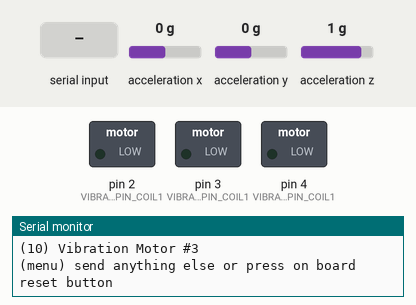
A sketch run on a simulated Arduino Mega 2560, built with avr-gcc and run on an emulated ATmega2560. Parts: switched loads named in the sketch (green lamp = pin HIGH), the last lines printed to the serial monitor. Wiring (inferred from the names in the program): ADXL345 accelerometer at I2C address 0x53. Dashed ring = blinking. Inputs (shaded band) come from the test bench; at power-on: acceleration x 0 g, acceleration y 0 g, acceleration z 1 g. Storage starts empty.

Above: at 0.8 s.
0.9 s: "8" received over Serial
At 1.2 s:
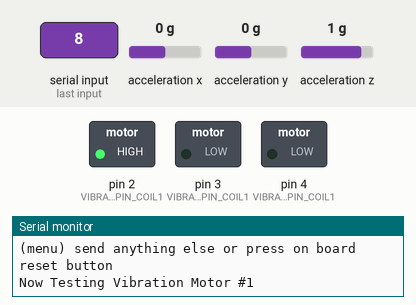
Timing chart, 0 to 9.9 s (numbered marks = the images above; inputs shaded):
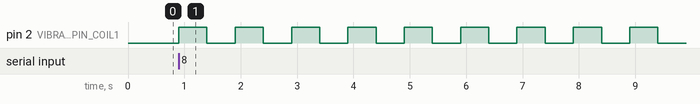

The sketch:

Firmware.ino
```cpp
// Include Libraries
#include "Arduino.h"
#include "ADXL345.h"
#include "I2Cdev.h"
#include "NewPing.h"
#include "SD.h"
#include "Switchable.h"
#include "VibrationMotor.h"


// Pin Definitions
#define HCSR04_1_PIN_TRIG	6
#define HCSR04_1_PIN_ECHO	5
#define HCSR04_2_PIN_TRIG	8
#define HCSR04_2_PIN_ECHO	7
#define HCSR04_3_PIN_TRIG	10
#define HCSR04_3_PIN_ECHO	9
#define SDFILE_PIN_CS	53
#define SURFACETRANSDUCER1_1_PIN_POS	11
#define SURFACETRANSDUCER2_2_PIN_POS	12
#define VIBRATIONMOTOR1_1_PIN_COIL1	2
#define VIBRATIONMOTOR2_2_PIN_COIL1	3
#define VIBRATIONMOTOR3_3_PIN_COIL1	4


// Global variables and defines
int16_t adxlAx, adxlAy, adxlAz;
// object initialization
ADXL345 adxl;
NewPing hcsr04_1(HCSR04_1_PIN_TRIG,HCSR04_1_PIN_ECHO);
NewPing hcsr04_2(HCSR04_2_PIN_TRIG,HCSR04_2_PIN_ECHO);
NewPing hcsr04_3(HCSR04_3_PIN_TRIG,HCSR04_3_PIN_ECHO);
File sdFile;
VibrationMotor vibrationMotor1_1(VIBRATIONMOTOR1_1_PIN_COIL1);
VibrationMotor vibrationMotor2_2(VIBRATIONMOTOR2_2_PIN_COIL1);
VibrationMotor vibrationMotor3_3(VIBRATIONMOTOR3_3_PIN_COIL1);


// define vars for testing menu
const int timeout = 10000;       //define timeout of 10 sec
char menuOption = 0;
long time0;

// Setup the essentials for your circuit to work. It runs first every time your circuit is powered with electricity.
void setup()
{
    // Setup Serial which is useful for debugging
    // Use the Serial Monitor to view printed messages
    Serial.begin(9600);
    while (!Serial) ; // wait for serial port to connect. Needed for native USB
    Serial.println("start");

    adxl.init();
    // Set SPI SS pin to output otherwise the SD library functions will not work.
    // The SD is set to use SPI SS Arduino pin 10 as chip select(CS) by default.
    // To change the pin use SD.begin(SD_CS_PIN)
    pinMode(SDFILE_PIN_CS, OUTPUT);
    // Check if the card is present and can be initialized
    if (!SD.begin()) {
    Serial.println(F("Card failed, or not present"));
    while(1);
    }
    Serial.println(F("card initialized."));
    menuOption = menu();

}

// Main logic of your circuit. It defines the interaction between the components you selected. After setup, it runs over and over again, in an eternal loop.
void loop()
{


    if(menuOption == '1') {
    // SparkFun ADXL345 - Triple Axis Accelerometer Breakout - Test Code
    // read raw accel measurements from device
    adxl.getAcceleration(&adxlAx, &adxlAy, &adxlAz);
    // display tab-separated accel x/y/z values
    Serial.print(F("ADXL345 accel-\t"));
    Serial.print(adxlAx); Serial.print(F("\t"));
    Serial.print(adxlAy); Serial.print(F("\t"));
    Serial.println(adxlAz);

    }
    else if(menuOption == '2') {
    // Ultrasonic Sensor - HC-SR04 #1 - Test Code
    // Read distance measurment from UltraSonic sensor
    int hcsr04_1Dist = hcsr04_1.ping_cm();
    delay(10);
    Serial.print(F("Distance: ")); Serial.print(hcsr04_1Dist); Serial.println(F("[cm]"));

    }
    else if(menuOption == '3') {
    // Ultrasonic Sensor - HC-SR04 #2 - Test Code
    // Read distance measurment from UltraSonic sensor
    int hcsr04_2Dist = hcsr04_2.ping_cm();
    delay(10);
    Serial.print(F("Distance: ")); Serial.print(hcsr04_2Dist); Serial.println(F("[cm]"));

    }
    else if(menuOption == '4') {
    // Ultrasonic Sensor - HC-SR04 #3 - Test Code
    // Read distance measurment from UltraSonic sensor
    int hcsr04_3Dist = hcsr04_3.ping_cm();
    delay(10);
    Serial.print(F("Distance: ")); Serial.print(hcsr04_3Dist); Serial.println(F("[cm]"));

    }
    else if(menuOption == '5') {
    // Micro SD module - Test Code
    // The SD example code creates a datalog.txt file for logging sensor data
    // open the file. note that only one file can be open at a time,
    // so you have to close this one before opening another.
    sdFile = SD.open("datalog.txt", FILE_WRITE);
    // if the file exists in SD card, write sensor data
    if (sdFile) {
    //Write to file
    sdFile.println("ENTER SENSOR DATA HERE");
    // close the file
    sdFile.close();
    // Uncomment to print to the serial port
    //Serial.println("ENTER SENSOR DATA HERE");
    }
    else {
    // if the file didn't open, print an error
    Serial.println(F("error opening file."));
    }
    }
    else if(menuOption == '6')
    {
    // Disclaimer: The Surface Transducer - Small #1 is in testing and/or doesn't have code, therefore it may be buggy. Please be kind and report any bugs you may find.
    }
    else if(menuOption == '7')
    {
    // Disclaimer: The Surface Transducer - Small #2 is in testing and/or doesn't have code, therefore it may be buggy. Please be kind and report any bugs you may find.
    }
    else if(menuOption == '8') {
    // Vibration Motor #1 - Test Code
    // The vibration motor will turn on and off for 500ms (0.5 sec)
    vibrationMotor1_1.on();     // 1. turns on
    delay(500);           // 2. waits 500ms (0.5 sec). change the value in the brackets (500) for a longer or shorter delay in milliseconds.
    vibrationMotor1_1.off();    // 3. turns off
    delay(500);           // 4. waits 500ms (0.5 sec). change the value in the brackets (500) for a longer or shorter delay in milliseconds.
    }
    else if(menuOption == '9') {
    // Vibration Motor #2 - Test Code
    // The vibration motor will turn on and off for 500ms (0.5 sec)
    vibrationMotor2_2.on();     // 1. turns on
    delay(500);           // 2. waits 500ms (0.5 sec). change the value in the brackets (500) for a longer or shorter delay in milliseconds.
    vibrationMotor2_2.off();    // 3. turns off
    delay(500);           // 4. waits 500ms (0.5 sec). change the value in the brackets (500) for a longer or shorter delay in milliseconds.
    }
    else if(menuOption == '10') {
    // Vibration Motor #3 - Test Code
    // The vibration motor will turn on and off for 500ms (0.5 sec)
    vibrationMotor3_3.on();     // 1. turns on
    delay(500);           // 2. waits 500ms (0.5 sec). change the value in the brackets (500) for a longer or shorter delay in milliseconds.
    vibrationMotor3_3.off();    // 3. turns off
    delay(500);           // 4. waits 500ms (0.5 sec). change the value in the brackets (500) for a longer or shorter delay in milliseconds.
    }

    if (millis() - time0 > timeout)
    {
        menuOption = menu();
    }

}


// Menu function for selecting the components to be tested
// Follow serial monitor for instrcutions
char menu()
{

    Serial.println(F("\nWhich component would you like to test?"));
    Serial.println(F("(1) SparkFun ADXL345 - Triple Axis Accelerometer Breakout"));
    Serial.println(F("(2) Ultrasonic Sensor - HC-SR04 #1"));
    Serial.println(F("(3) Ultrasonic Sensor - HC-SR04 #2"));
    Serial.println(F("(4) Ultrasonic Sensor - HC-SR04 #3"));
    Serial.println(F("(5) Micro SD module"));
    Serial.println(F("(6) Surface Transducer - Small #1"));
    Serial.println(F("(7) Surface Transducer - Small #2"));
    Serial.println(F("(8) Vibration Motor #1"));
    Serial.println(F("(9) Vibration Motor #2"));
    Serial.println(F("(10) Vibration Motor #3"));
    Serial.println(F("(menu) send anything else or press on board reset button\n"));
    while (!Serial.available());

    // Read data from serial monitor if received
    while (Serial.available())
    {
        char c = Serial.read();
        if (isAlphaNumeric(c))
        {

            if(c == '1')
    			Serial.println(F("Now Testing SparkFun ADXL345 - Triple Axis Accelerometer Breakout"));
    		else if(c == '2')
    			Serial.println(F("Now Testing Ultrasonic Sensor - HC-SR04 #1"));
    		else if(c == '3')
    			Serial.println(F("Now Testing Ultrasonic Sensor - HC-SR04 #2"));
    		else if(c == '4')
    			Serial.println(F("Now Testing Ultrasonic Sensor - HC-SR04 #3"));
    		else if(c == '5')
    			Serial.println(F("Now Testing Micro SD module"));
    		else if(c == '6')
    			Serial.println(F("Now Testing Surface Transducer - Small #1 - note that this component doesn't have a test code"));
    		else if(c == '7')
    			Serial.println(F("Now Testing Surface Transducer - Small #2 - note that this component doesn't have a test code"));
    		else if(c == '8')
    			Serial.println(F("Now Testing Vibration Motor #1"));
    		else if(c == '9')
    			Serial.println(F("Now Testing Vibration Motor #2"));
    		else if(c == '10')
    			Serial.println(F("Now Testing Vibration Motor #3"));
            else
            {
                Serial.println(F("illegal input!"));
                return 0;
            }
            time0 = millis();
            return c;
        }
    }
}

/*******************************************************

*    Circuito.io is an automatic generator of schematics and code for off
*    the shelf hardware combinations.

*    Copyright (C) 2016 Roboplan Technologies Ltd.

*    This program is free software: you can redistribute it and/or modify
*    it under the terms of the GNU General Public License as published by
*    the Free Software Foundation, either version 3 of the License, or
*    (at your option) any later version.

*    This program is distributed in the hope that it will be useful,
*    but WITHOUT ANY WARRANTY; without even the implied warranty of
*    MERCHANTABILITY or FITNESS FOR A PARTICULAR PURPOSE.  See the
*    GNU General Public License for more details.

*    You should have received a copy of the GNU General Public License
*    along with this program.  If not, see <http://www.gnu.org/licenses/>.

*    In addition, and without limitation, to the disclaimers of warranties
*    stated above and in the GNU General Public License version 3 (or any
*    later version), Roboplan Technologies Ltd. ("Roboplan") offers this
*    program subject to the following warranty disclaimers and by using
*    this program you acknowledge and agree to the following:
*    THIS PROGRAM IS PROVIDED ON AN "AS IS" AND "AS AVAILABLE" BASIS, AND
*    WITHOUT WARRANTIES OF ANY KIND EITHER EXPRESS OR IMPLIED.  ROBOPLAN
*    HEREBY DISCLAIMS ALL WARRANTIES, EXPRESS OR IMPLIED, INCLUDING BUT
*    NOT LIMITED TO IMPLIED WARRANTIES OF MERCHANTABILITY, TITLE, FITNESS
*    FOR A PARTICULAR PURPOSE, NON-INFRINGEMENT, AND THOSE ARISING BY
*    STATUTE OR FROM A COURSE OF DEALING OR USAGE OF TRADE.
*    YOUR RELIANCE ON, OR USE OF THIS PROGRAM IS AT YOUR SOLE RISK.
*    ROBOPLAN DOES NOT GUARANTEE THAT THE PROGRAM WILL BE FREE OF, OR NOT
*    SUSCEPTIBLE TO, BUGS, SECURITY BREACHES, OR VIRUSES. ROBOPLAN DOES
*    NOT WARRANT THAT YOUR USE OF THE PROGRAM, INCLUDING PURSUANT TO
*    SCHEMATICS, INSTRUCTIONS OR RECOMMENDATIONS OF ROBOPLAN, WILL BE SAFE
*    FOR PERSONAL USE OR FOR PRODUCTION OR COMMERCIAL USE, WILL NOT
*    VIOLATE ANY THIRD PARTY RIGHTS, WILL PROVIDE THE INTENDED OR DESIRED
*    RESULTS, OR OPERATE AS YOU INTENDED OR AS MAY BE INDICATED BY ROBOPLAN.
*    YOU HEREBY WAIVE, AGREE NOT TO ASSERT AGAINST, AND RELEASE ROBOPLAN,
*    ITS LICENSORS AND AFFILIATES FROM, ANY CLAIMS IN CONNECTION WITH ANY OF
*    THE ABOVE.
********************************************************/
```

Switchable.cpp
```cpp
#include "Switchable.h"
#include <Arduino.h>

Switchable::Switchable(const int pin) : m_pin(pin)
{
    // Set pin as output
    pinMode(m_pin, OUTPUT);
    // Start state if off
	off();
}

//turn on:
void Switchable::on()
{
	digitalWrite(m_pin, 1); //high
	m_state = true;
}

//turn off:
void Switchable::off()
{
	digitalWrite(m_pin, 0); //low
	m_state = false;
}

void Switchable::toggle()
{
	digitalWrite(m_pin, !m_state); //low
	m_state = !m_state;
}

// dim pin
void Switchable::dim(int dimVal)
{
    analogWrite(m_pin, dimVal);
}

bool Switchable::getState()
{
    return m_state;
}

void Switchable::setState(bool state)
{
    digitalWrite(m_pin, state);
    m_state = state;
}
```

Switchable.h
```cpp
#ifndef _SWITCHABLE_H_
#define _SWITCHABLE_H_

//Base class for output that can be switched on/off via single digital pin:
class Switchable
{
	public:

		// Consturcutor accepts pin number for output
	    Switchable(const int pin);

		// Turn pin on
		void on();

	    // Turn pin off
		void off();

		// Toggle pin
		void toggle();

		// dim pin
		void dim(int dimVal);

		// Get current state
		bool getState();

		// Set state with bool variable
		void setState(bool state);

	private:

		const int m_pin; 	//output pin
		bool m_state;		//current state
};

#endif // _SWITCHABLE_H_
 
```

VibrationMotor.cpp
```cpp
#include <Arduino.h>
#include "VibrationMotor.h"

VibrationMotor::VibrationMotor(const int pin) : Switchable(pin)
{

}
```

VibrationMotor.h
```cpp
#ifndef _VIBRATION_MOTOR_H_
#define _VIBRATION_MOTOR_H_

#include "Switchable.h"

class VibrationMotor : public Switchable  {

	public:
		VibrationMotor(const int pin);
};

#endif // _VIBRATION_MOTOR_H_
 
```

Source omitted: ADXL345.cpp (62711 bytes), ADXL345.h (12888 bytes)

Measured:
- after the input at 0.9 s, pin 2 (VIBRATIONMOTOR1_1_PIN_COIL1): alternates HIGH for 0.50 s and LOW for 0.50 s, starting at once
